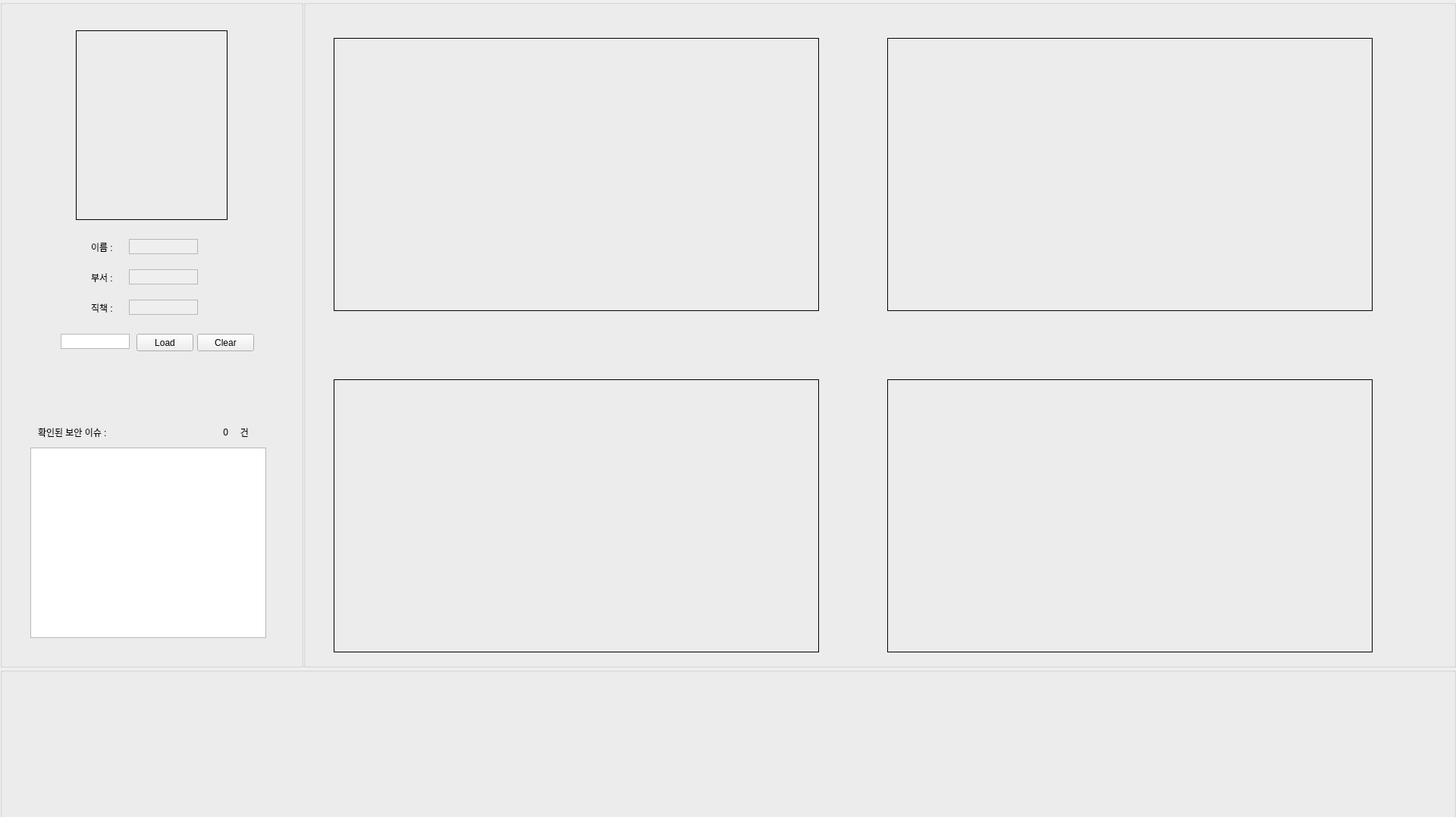
<?xml version="1.0" encoding="UTF-8"?>
<ui version="4.0">
 <class>MainWindow</class>
 <widget class="QMainWindow" name="MainWindow">
  <property name="geometry">
   <rect>
    <x>0</x>
    <y>0</y>
    <width>1920</width>
    <height>1077</height>
   </rect>
  </property>
  <property name="windowTitle">
   <string>MainWindow</string>
  </property>
  <widget class="QWidget" name="centralwidget">
   <widget class="QGroupBox" name="groupBox">
    <property name="geometry">
     <rect>
      <x>0</x>
      <y>0</y>
      <width>400</width>
      <height>880</height>
     </rect>
    </property>
    <property name="title">
     <string/>
    </property>
    <widget class="QLabel" name="label">
     <property name="geometry">
      <rect>
       <x>120</x>
       <y>320</y>
       <width>56</width>
       <height>12</height>
      </rect>
     </property>
     <property name="text">
      <string>이름 :</string>
     </property>
    </widget>
    <widget class="QLabel" name="label_2">
     <property name="geometry">
      <rect>
       <x>120</x>
       <y>360</y>
       <width>56</width>
       <height>12</height>
      </rect>
     </property>
     <property name="text">
      <string>부서 :</string>
     </property>
    </widget>
    <widget class="QLabel" name="label_3">
     <property name="geometry">
      <rect>
       <x>120</x>
       <y>400</y>
       <width>56</width>
       <height>12</height>
      </rect>
     </property>
     <property name="text">
      <string>직책 :</string>
     </property>
    </widget>
    <widget class="QTextEdit" name="member_name">
     <property name="enabled">
      <bool>false</bool>
     </property>
     <property name="geometry">
      <rect>
       <x>170</x>
       <y>315</y>
       <width>91</width>
       <height>20</height>
      </rect>
     </property>
     <property name="acceptDrops">
      <bool>false</bool>
     </property>
     <property name="verticalScrollBarPolicy">
      <enum>Qt::ScrollBarAlwaysOff</enum>
     </property>
     <property name="horizontalScrollBarPolicy">
      <enum>Qt::ScrollBarAlwaysOff</enum>
     </property>
    </widget>
    <widget class="QTextEdit" name="member_department">
     <property name="enabled">
      <bool>false</bool>
     </property>
     <property name="geometry">
      <rect>
       <x>170</x>
       <y>355</y>
       <width>91</width>
       <height>20</height>
      </rect>
     </property>
     <property name="acceptDrops">
      <bool>false</bool>
     </property>
     <property name="verticalScrollBarPolicy">
      <enum>Qt::ScrollBarAlwaysOff</enum>
     </property>
     <property name="horizontalScrollBarPolicy">
      <enum>Qt::ScrollBarAlwaysOff</enum>
     </property>
    </widget>
    <widget class="QTextEdit" name="member_position">
     <property name="enabled">
      <bool>false</bool>
     </property>
     <property name="geometry">
      <rect>
       <x>170</x>
       <y>395</y>
       <width>91</width>
       <height>20</height>
      </rect>
     </property>
     <property name="acceptDrops">
      <bool>false</bool>
     </property>
     <property name="verticalScrollBarPolicy">
      <enum>Qt::ScrollBarAlwaysOff</enum>
     </property>
     <property name="horizontalScrollBarPolicy">
      <enum>Qt::ScrollBarAlwaysOff</enum>
     </property>
    </widget>
    <widget class="QPushButton" name="btn_load">
     <property name="geometry">
      <rect>
       <x>180</x>
       <y>440</y>
       <width>75</width>
       <height>23</height>
      </rect>
     </property>
     <property name="text">
      <string>Load</string>
     </property>
    </widget>
    <widget class="QLabel" name="profile_image">
     <property name="geometry">
      <rect>
       <x>100</x>
       <y>40</y>
       <width>200</width>
       <height>250</height>
      </rect>
     </property>
     <property name="frameShape">
      <enum>QFrame::Box</enum>
     </property>
     <property name="frameShadow">
      <enum>QFrame::Plain</enum>
     </property>
     <property name="text">
      <string/>
     </property>
    </widget>
    <widget class="QTextEdit" name="text_nfc">
     <property name="enabled">
      <bool>true</bool>
     </property>
     <property name="geometry">
      <rect>
       <x>80</x>
       <y>440</y>
       <width>91</width>
       <height>20</height>
      </rect>
     </property>
     <property name="acceptDrops">
      <bool>false</bool>
     </property>
     <property name="verticalScrollBarPolicy">
      <enum>Qt::ScrollBarAlwaysOff</enum>
     </property>
     <property name="horizontalScrollBarPolicy">
      <enum>Qt::ScrollBarAlwaysOff</enum>
     </property>
    </widget>
    <widget class="QLabel" name="label_4">
     <property name="enabled">
      <bool>true</bool>
     </property>
     <property name="geometry">
      <rect>
       <x>50</x>
       <y>560</y>
       <width>291</width>
       <height>20</height>
      </rect>
     </property>
     <property name="text">
      <string>확인된 보안 이슈 :                                                     건</string>
     </property>
     <property name="alignment">
      <set>Qt::AlignLeading|Qt::AlignLeft|Qt::AlignVCenter</set>
     </property>
    </widget>
    <widget class="QLabel" name="issue_count">
     <property name="geometry">
      <rect>
       <x>160</x>
       <y>560</y>
       <width>141</width>
       <height>20</height>
      </rect>
     </property>
     <property name="text">
      <string>0</string>
     </property>
     <property name="alignment">
      <set>Qt::AlignRight|Qt::AlignTrailing|Qt::AlignVCenter</set>
     </property>
    </widget>
    <widget class="QListWidget" name="issue_list">
     <property name="geometry">
      <rect>
       <x>40</x>
       <y>590</y>
       <width>311</width>
       <height>251</height>
      </rect>
     </property>
    </widget>
    <widget class="QPushButton" name="btn_clear">
     <property name="geometry">
      <rect>
       <x>260</x>
       <y>440</y>
       <width>75</width>
       <height>23</height>
      </rect>
     </property>
     <property name="text">
      <string>Clear</string>
     </property>
    </widget>
   </widget>
   <widget class="QGroupBox" name="groupBox_2">
    <property name="geometry">
     <rect>
      <x>400</x>
      <y>0</y>
      <width>1520</width>
      <height>880</height>
     </rect>
    </property>
    <property name="title">
     <string/>
    </property>
    <widget class="QLabel" name="cam1">
     <property name="geometry">
      <rect>
       <x>40</x>
       <y>50</y>
       <width>640</width>
       <height>360</height>
      </rect>
     </property>
     <property name="contextMenuPolicy">
      <enum>Qt::NoContextMenu</enum>
     </property>
     <property name="frameShape">
      <enum>QFrame::Box</enum>
     </property>
     <property name="text">
      <string/>
     </property>
    </widget>
    <widget class="QLabel" name="cam2">
     <property name="geometry">
      <rect>
       <x>40</x>
       <y>500</y>
       <width>640</width>
       <height>360</height>
      </rect>
     </property>
     <property name="frameShape">
      <enum>QFrame::Box</enum>
     </property>
     <property name="text">
      <string/>
     </property>
    </widget>
    <widget class="QLabel" name="front_image">
     <property name="geometry">
      <rect>
       <x>770</x>
       <y>50</y>
       <width>640</width>
       <height>360</height>
      </rect>
     </property>
     <property name="contextMenuPolicy">
      <enum>Qt::NoContextMenu</enum>
     </property>
     <property name="frameShape">
      <enum>QFrame::Box</enum>
     </property>
     <property name="text">
      <string/>
     </property>
    </widget>
    <widget class="QLabel" name="back_image">
     <property name="geometry">
      <rect>
       <x>770</x>
       <y>500</y>
       <width>640</width>
       <height>360</height>
      </rect>
     </property>
     <property name="contextMenuPolicy">
      <enum>Qt::NoContextMenu</enum>
     </property>
     <property name="frameShape">
      <enum>QFrame::Box</enum>
     </property>
     <property name="text">
      <string/>
     </property>
    </widget>
   </widget>
   <widget class="QGroupBox" name="groupBox_3">
    <property name="geometry">
     <rect>
      <x>0</x>
      <y>880</y>
      <width>1920</width>
      <height>200</height>
     </rect>
    </property>
    <property name="title">
     <string/>
    </property>
    <widget class="QLabel" name="status_bar">
     <property name="geometry">
      <rect>
       <x>0</x>
       <y>0</y>
       <width>1920</width>
       <height>200</height>
      </rect>
     </property>
     <property name="text">
      <string/>
     </property>
    </widget>
   </widget>
   <zorder>groupBox_2</zorder>
   <zorder>groupBox</zorder>
   <zorder>groupBox_3</zorder>
  </widget>
 </widget>
 <resources/>
 <connections/>
</ui>
